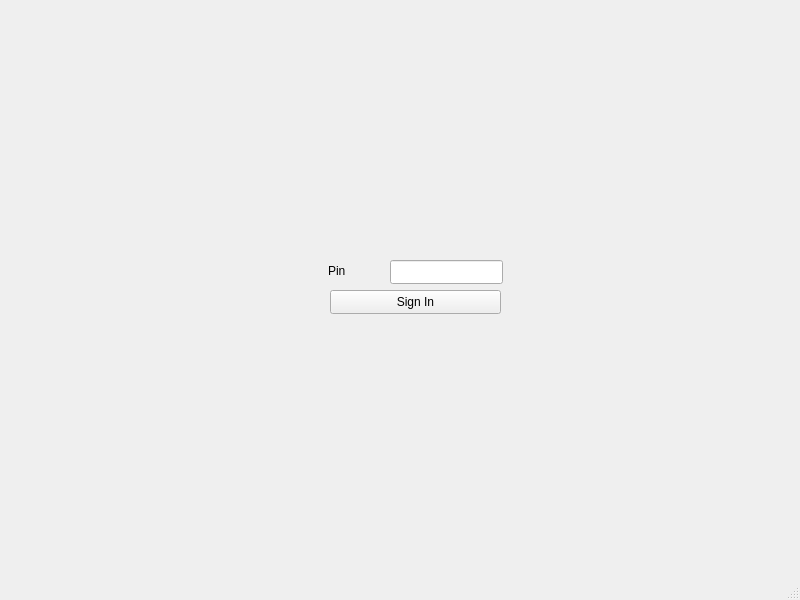
<?xml version="1.0" encoding="UTF-8"?>
<ui version="4.0">
 <class>MainWindow</class>
 <widget class="QMainWindow" name="MainWindow">
  <property name="geometry">
   <rect>
    <x>0</x>
    <y>0</y>
    <width>800</width>
    <height>600</height>
   </rect>
  </property>
  <property name="windowTitle">
   <string>MainWindow</string>
  </property>
  <widget class="QWidget" name="centralwidget">
   <widget class="QPushButton" name="pushButton">
    <property name="geometry">
     <rect>
      <x>330</x>
      <y>290</y>
      <width>171</width>
      <height>24</height>
     </rect>
    </property>
    <property name="text">
     <string>Sign In</string>
    </property>
   </widget>
   <widget class="QLabel" name="label">
    <property name="geometry">
     <rect>
      <x>328</x>
      <y>260</y>
      <width>61</width>
      <height>21</height>
     </rect>
    </property>
    <property name="text">
     <string>Pin</string>
    </property>
   </widget>
   <widget class="QLineEdit" name="Pin">
    <property name="geometry">
     <rect>
      <x>390</x>
      <y>260</y>
      <width>113</width>
      <height>24</height>
     </rect>
    </property>
    <property name="echoMode">
     <enum>QLineEdit::Password</enum>
    </property>
   </widget>
  </widget>
  <widget class="QMenuBar" name="menubar">
   <property name="geometry">
    <rect>
     <x>0</x>
     <y>0</y>
     <width>800</width>
     <height>21</height>
    </rect>
   </property>
  </widget>
  <widget class="QStatusBar" name="statusbar"/>
 </widget>
 <resources/>
 <connections/>
</ui>
